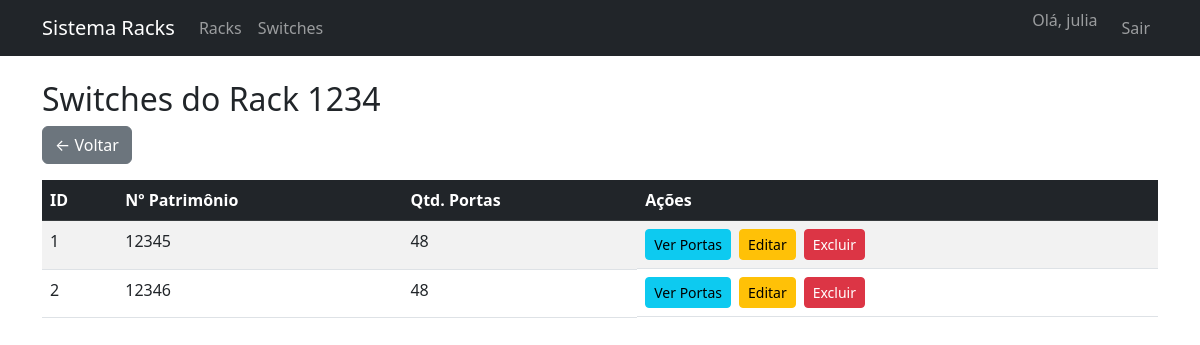
Before: /inventario/racks/2/switches/ (signed in) with the older database file.
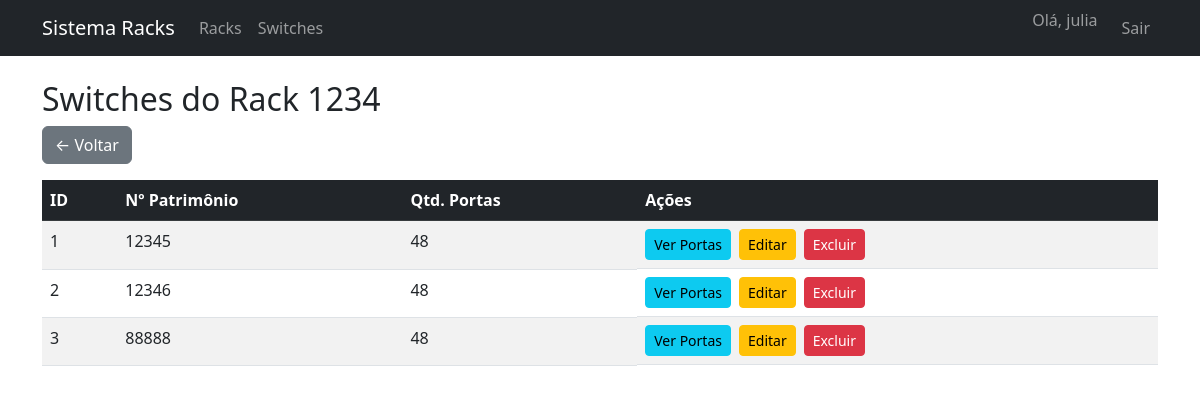
After: the same page with the newer database file.
### inventario/models.py (models this page shows, shortened)
class Switch(models.Model):
    id = models.AutoField(primary_key=True)
    num_patrimonio = models.CharField(max_length=50, unique=True)
    quantidade_portas = models.IntegerField()
    id_rack = models.ForeignKey(Rack, on_delete=models.CASCADE, related_name="switches")

### inventario/views.py (the view)
# urls.py: path("racks/<int:rack_id>/switches/", views.switches_por_rack, name="switches_por_rack"),
@login_required
def switches_por_rack(request, rack_id):
    rack = get_object_or_404(Rack, pk=rack_id)
    switches = Switch.objects.filter(id_rack=rack)
    return render(request, "switch_list_por_rack.html", {
        "rack": rack,
        "switches": switches,
    })

### templates/switch_list_por_rack.html (shortened to what this page needs)
{% extends "base.html" %}
{% block content %}
<h2>Switches do Rack {{ rack.num_patrimonio }}</h2>
<a href="{% url 'rack_list' %}" class="btn btn-secondary mb-3">← Voltar</a>
<table class="table table-striped">
    <thead class="table-dark">
        <tr>
            <th>ID</th>
            <th>Nº Patrimônio</th>
            <th>Qtd. Portas</th>
            <th>Ações</th>
        </tr>
    </thead>
    <tbody>
        {% for switch in switches %}
        <tr>
            <td>{{ switch.id }}</td>
            <td>{{ switch.num_patrimonio }}</td>
            <td>{{ switch.quantidade_portas }}</td>
            <td class="d-flex gap-2">
                <a href="{% url 'switch_detail' switch.id %}" class="btn btn-sm btn-info">Ver Portas</a>
                <a href="{% url 'switch_update' switch.id %}" class="btn btn-sm btn-warning">Editar</a>
                <a href="{% url 'switch_delete' switch.id %}" class="btn btn-sm btn-danger">Excluir</a>
            </td>
        </tr>
        {% empty %}
        <tr><td colspan="4" class="text-center">Nenhum switch neste rack.</td></tr>
        {% endfor %}
    </tbody>
</table>
{% endblock %}

Changed rows visible on the page:
added Switch: id "3", num_patrimonio "88888", quantidade_portas "48"
